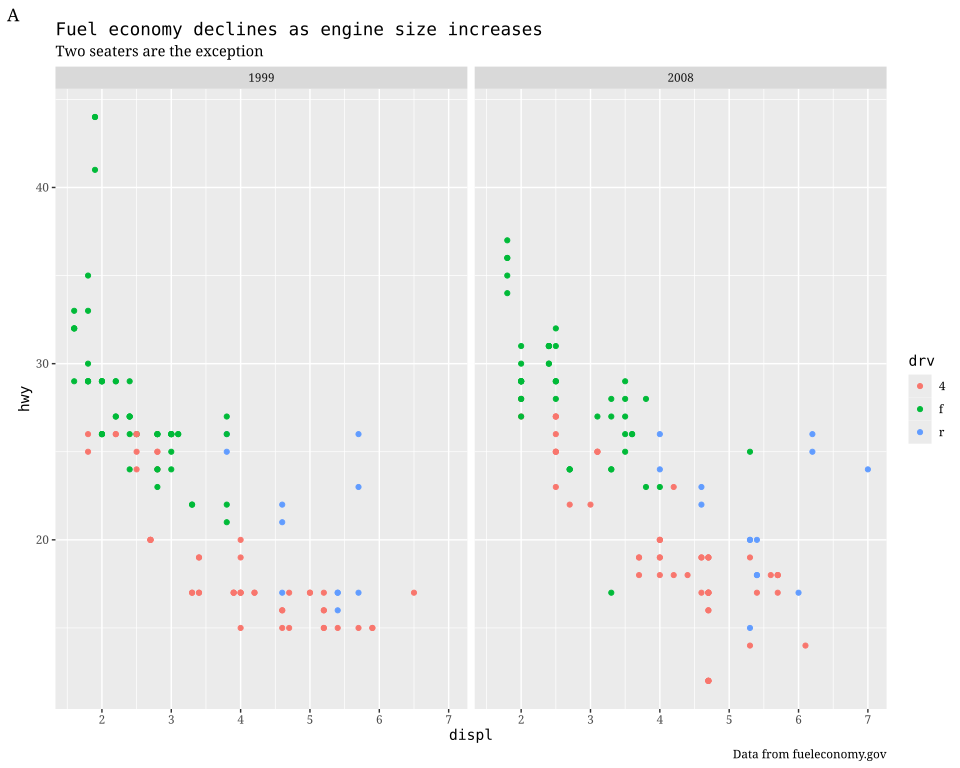

Source code (R):
# The plot test/golden/theme_family_base_header.svg draws, drawn by ggplot2 itself, as ggplot2's own
# visual tests draw their snapshots: the independent check on that golden whenever it changes. The
# suite never runs this; it needs R, ggplot2 and vdiffr, saved as the Docker image
# giggly-r:ggplot2-4.0.3. From the repository's root:
#
#   docker run --rm -v "$PWD/test/golden":/golden:ro giggly-r:ggplot2-4.0.3 \
#     Rscript /golden/theme_family_base_header.R > theme_family_base_header.ggplot2.svg
#
# and compare the two drawings element by element, as test/golden/point.R describes, which leaves
# out each label's font-family: vdiffr writes `sans` for every family and measures each with
# Liberation Sans, as Giggly measures it, where Giggly names the family.
#
# mpg's highway mileage against engine size, coloured by drive train, in a panel per year, with
# every title: the text in a serif font and the titles in a monospaced one, which only the axes'
# titles, the legend's title and the plot's title take; the subtitle, caption and tag, the strips,
# the tick labels and the legend's labels take the serif.
#
# First checked with ggplot2 4.0.3 and vdiffr 1.0.9: every element and clip path matches.

library(ggplot2)

plot <- ggplot(mpg, aes(displ, hwy, colour = drv)) +
  geom_point() +
  facet_wrap(~year) +
  labs(
    title = "Fuel economy declines as engine size increases",
    subtitle = "Two seaters are the exception",
    caption = "Data from fueleconomy.gov",
    tag = "A"
  ) +
  theme_gray(base_family = "serif", header_family = "mono")

file <- tempfile(fileext = ".svg")
vdiffr::write_svg(plot, file)
cat(readLines(file), sep = "\n")
